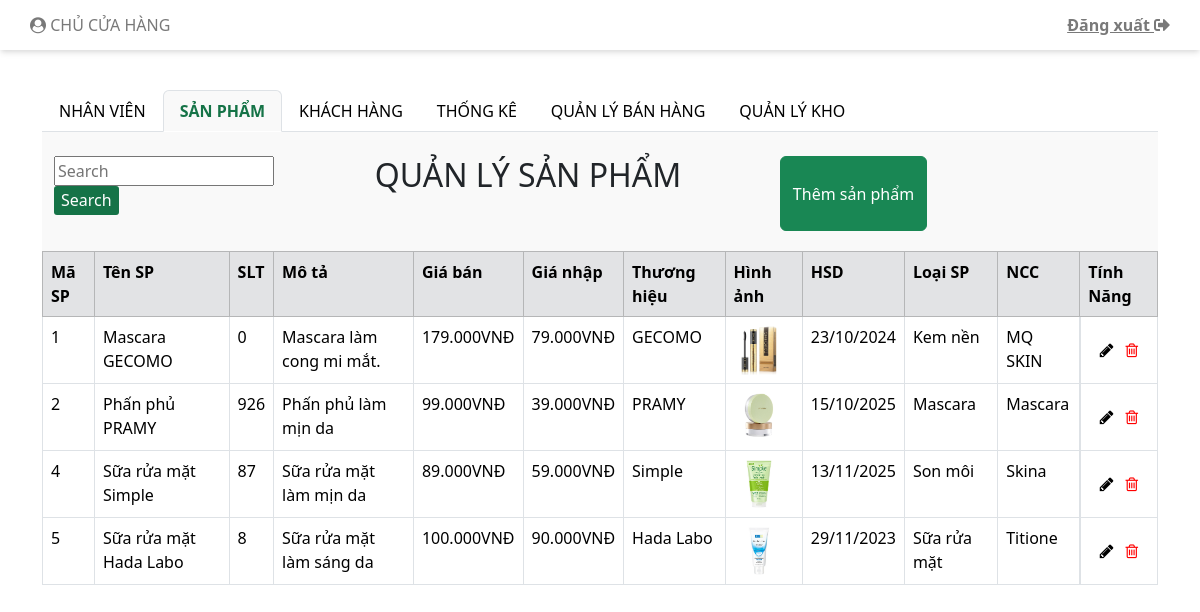
/indexAdmin.php?san-pham (signed in), run on the app's committed database.
### tables this page shows
CREATE TABLE `sanpham` (
  `MaSanPham` int(11) NOT NULL,
  `TenSanPham` varchar(100) NOT NULL,
  `SoLuongTon` int(11) NOT NULL DEFAULT 1,
  `MoTa` varchar(100) DEFAULT NULL,
  `GiaBan` double NOT NULL,
  `GiaNhap` double NOT NULL,
  `ThuongHieu` varchar(100) DEFAULT NULL,
  `HinhAnh` varchar(50) NOT NULL,
  `HanSuDung` date DEFAULT NULL,
  `LoaiSanPham` int(11) NOT NULL,
  `NhaCungCap` int(11) NOT NULL,
  `trangThai` tinyint(4) NOT NULL DEFAULT 1
);

### model/mProductAdmin.php (called while the page is built, shortened)
<?php
    include_once("connect.php");
    class MProductAdmin {
        function selectAllProducts() {
            $p = new ConnectDB();
            if ($p->connect_DB($con)) {
                $str = "SELECT * FROM sanpham";
                $tbl = mysqli_query($con, $str);
                return $tbl;
            } else {
                return false;
            }
        }
    }
?>

### model/connect.php (called while the page is built, shortened)
<?php
    class ConnectDB{
        function connect_DB(& $conn){
            $conn = mysqli_connect("localhost", "root", "", "mypham");
            if ($conn){
                mysqli_set_charset($conn, "utf8");
                return $conn;
            }else{
                return false;
            }
        }
    }
?>

### controller/cProductAdmin.php (called while the page is built, shortened)
<?php
    include_once("Model/mProductAdmin.php");
    class CProductAdmin{
        function getAllProducts(){
            $p = new MProductAdmin();
            $tbl = $p -> selectAllProducts();
            return $tbl;
        }
    }
?>

### indexAdmin.php (the view, shortened to what this page needs)
<!DOCTYPE html>
<html lang="en">
<head>
    <link rel="stylesheet" href="./css/styleAdmin.css">
    <link rel="stylesheet" href="https://use.fontawesome.com/releases/v5.8.2/css/all.css">
    <link href="https://cdn.jsdelivr.net/npm/bootstrap@5.3.2/dist/css/bootstrap.min.css" rel="stylesheet">
    <link rel="stylesheet" href="https://maxcdn.bootstrapcdn.com/font-awesome/4.7.0/css/font-awesome.min.css">
</head>
<body>
    <div class="container-fluid">
        <div class="row">
            <div class="col-md-12 header">
                <a class="navbar-brand" href="#"><i class="fa fa-user-circle" aria-hidden="true"></i> CHỦ CỬA HÀNG</a>
                <a href="?action=logout" data-toggle="tooltip" data-placement="bottom" title="ĐĂNG XUẤT"><b>Đăng xuất <i class="fas fa-sign-out-alt"></i></b></a>
            </div>
        </div>
    </div>
    <div class="container mt-3 body">
        <br>
        <ul class="nav nav-tabs">
            <li class="nav-item menu">
                <a class="nav-link <?php echo isset($_REQUEST['nhan-vien']) ? "active" : ""; ?>" href="indexAdmin.php?nhan-vien">NHÂN VIÊN</a>
            </li>
            <li class="nav-item menu">
                <a class="nav-link <?php echo isset($_REQUEST['san-pham']) ? "active" : ""; ?>" href="indexAdmin.php?san-pham">SẢN PHẨM</a>
            </li>
            <li class="nav-item menu">
                <a class="nav-link <?php echo isset($_REQUEST['khach-hang']) ? "active" : ""; ?>" href="indexAdmin.php?khach-hang">KHÁCH HÀNG</a>
            </li>
            <li class="nav-item menu">
                <a class="nav-link <?php echo isset($_REQUEST['thong-ke']) ? "active" : ""; ?>" href="indexAdmin.php?thong-ke">THỐNG KÊ</a>
            </li>
            <li class="nav-item menu">
                <a class="nav-link <?php echo isset($_REQUEST['ban-hang']) ? "active" : ""; ?>" href="indexNVBH.php">QUẢN LÝ BÁN HÀNG</a>
            </li>
            <li class="nav-item menu">
                <a class="nav-link <?php echo isset($_REQUEST['kho']) ? "active" : ""; ?>" href="indexQLKH.php">QUẢN LÝ KHO</a>
            </li>
        </ul>
        <div class="tab-content">
            <?php
            include_once("view/vProductAdmin.php");
            $c = new VProductAdmin();
            include_once("view/vCustomerAdmin.php");
            $d = new VCustomer();
            if (isset($_REQUEST['nhan-vien'])) {
                $p->viewAllEmployees();
            } elseif (isset($_REQUEST['san-pham'])) {
                $c->viewAllProducts();
            } elseif (isset($_REQUEST['khach-hang'])) {
                $d->viewAllCustomers();
            } elseif (isset($_REQUEST['btnSearchNV'])) {
                $p->viewAllEmployeeBySearch($_REQUEST['txtSearchNV']);
            } elseif (isset($_REQUEST['btnSearchSP'])) {
                $c->viewAllProductBySearch($_REQUEST['txtSearchSP']);
            } elseif (isset($_REQUEST['btnSearchKH'])) {
                $d->viewAllCustomerBySearch($_REQUEST['txtSearchKH']);
            } elseif (isset($_REQUEST["btnProdAct"])) {
                $c->showFormDelProduct();
                $c->showFormEditProduct();
            } elseif (isset($_REQUEST["btnEmpAct"])) {
                $p->showFormDelEmployee();
                $p->showFormEditEmployee();
            } elseif (isset($_REQUEST["btnCusAct"])) {
                $d->showFormDelCustomer();
            } elseif (isset($_REQUEST["thong-ke"])) {
                include("./thongke.php");
            } else {
                echo "<img class='img-admin' src='./img/admin.png' alt=''>";
            }
            ?>
        </div>
    </div>
</body>
</html>

### view/vProductAdmin.php (shortened to what this page needs)
<?php
    include_once("controller/cProductAdmin.php");
    class VProductAdmin{
        function viewAllProducts(){
            $p = new CProductAdmin();
            $tbl = $p -> getAllProducts();
            showProductAdmin($tbl);
        }
    }
    function showProductAdmin($tbl){
        if($tbl){
            if(mysqli_num_rows($tbl) >0){
                echo '
                <div id="san-pham" class="container tab-pane active"><br>
                <div class="row timKiem-them">
                    <div class="timKiem input-group mb-3 col-md-5">
                        <form action="#" method="get">
                                 <input type="text" name="txtSearchSP" size="18" placeholder = "Search" value = "';
                                 if(isset($_REQUEST["txtSearchSP"])) echo $_REQUEST["txtSearchSP"];
                                 echo '" >
                                 <input type="submit" name="btnSearchSP" class="btnCus btnCus5" value="Search">
                        </form>
                    </div>
                    <div class="timKiem col-md-4">
                        <h2>QUẢN LÝ SẢN PHẨM</h2>
                    </div>
                    <div class="timKiem themNhanVien col-md-3">
                        <button type="button" class="btn btn-success" data-bs-toggle="modal" data-bs-target="#modalThemSP">
                            Thêm sản phẩm
                        </button>
                    </div>
                </div>
                </div>
                ';
                echo "<table class='prod_tbl'> <tr>";
                    echo'
                    <table class="table table-bordered table-hover " id="myTable">
                    <thead class="table-secondary">
                        <tr class="ex" style="vertical-align: text-top;">
                            <th width="auto">Mã SP</th>
                            <th width="auto">Tên SP</th>
                            <th>SLT</th>
                            <th>Mô tả</th>
                            <th>Giá bán</th>
                            <th>Giá nhập</th>
                            <th>Thương hiệu</th>
                            <th>Hình ảnh</th>
                            <th>HSD</th>
                            <th>Loại SP</th>
                            <th>NCC</th>
                            <th class="tinh-nang">Tính Năng</th>
                        </tr>
                    </thead>
                    ';
                    while($row = mysqli_fetch_assoc($tbl)){
                        if($row["trangThai"] == 1){
                            echo "<tr >";
                            echo "<td>".$row["MaSanPham"]."</td>";
                            echo "<td>".$row["TenSanPham"]."</td>";
                            echo "<td>".$row["SoLuongTon"]."</td>";
                            echo "<td>".$row["MoTa"]."</td>";
                            echo "<td>".number_format($row["GiaBan"], 0,".", ".")."VNĐ</td>";
                            echo "<td>".number_format($row["GiaNhap"], 0,".", ".")."VNĐ</td>";
                            echo "<td>".$row["ThuongHieu"]."</td>";
                            echo "<td>"."<img src='Image/".$row["HinhAnh"]."' alt='".$row["HinhAnh"]."' width= '50px' height= '50px'>"."</td>";
                            echo "<td>".date("d/m/Y", strtotime($row["HanSuDung"]))."</td>";
                            echo "<td>";
                            if ($row["LoaiSanPham"] == 1) {
                                echo "Kem nền";
                            } elseif ($row["LoaiSanPham"] == 2) {
                                echo "Mascara";
                            } elseif ($row["LoaiSanPham"] == 3) {
                                echo "Phấn phủ";
                            } elseif ($row["LoaiSanPham"] == 4) {
                                echo "Son môi";
                            } elseif ($row["LoaiSanPham"] == 5) {
                                echo "Sữa rửa mặt";
                            } elseif ($row["LoaiSanPham"] == 6) {
                                echo "KCN";
                            } else{
                                echo "Loại khác";
                                echo"</td>";
                            }
                            echo "<td>";
                            if ($row["NhaCungCap"] == 1) {
                                echo "MQ SKIN";
                            } elseif ($row["NhaCungCap"] == 2) {
                                echo "Mascara";
                            } elseif ($row["NhaCungCap"] == 3) {
                                echo "Naunau";
                            } elseif ($row["NhaCungCap"] == 4) {
                                echo "Skina";
                            } elseif ($row["NhaCungCap"] == 5) {
                                echo "Titione";
                            } else{
                                echo "Khác";
                                echo"</td>";
                            }
                            echo "<td style = 'display: flex; justify-content: center;  padding: 20px 0;'>
                                    <form action='#' method='get'>
                                        <input type='hidden' name='MaSanPham' value='" . $row["MaSanPham"] . "'>
                                        <button class='btnCus btn2 edit' type='submit' value='edit' name= 'btnProdAct'>
                                            <i class='fa fa-pencil' aria-hidden='true'></i>
                                        </button>
                                    </form>
                                    <form action='#' method='get'onsubmit='return confirmDelete();'>
                                        <input type='hidden' name='MaSanPham' value='" . $row["MaSanPham"] . "'>
                                        <button class='btnCus btn2 delete' type='submit' value='delete' name= 'btnProdAct'>
                                            <i class='fa fa-trash-o' aria-hidden='true'></i>
                                        </button>
                                    </form>
                                </td>";
                            echo "</tr>";
                        }
                    }
                    echo "</table>";
        }else{
            echo"Không tìm thấy sản phẩm!";
            echo header("refresh: 5; url='indexAdmin.php?san-pham'");
        }
    }
    }
?>

### css/styleAdmin.css (style rules this page uses)
.timKiem-them { margin-bottom: 10px; }
.timKiem { display: flex; flex-wrap: nowrap; justify-content: center; }
#nhan-vien, #san-pham, #khach-hang { padding-bottom: 10px; }
.input-group.mb-3.col-md-5 { width: 300px; }
a { color: #000000 !important; }
.row > .header a { color: #797979 !important; height: 50px; line-height: 50px; }
.row > .header { box-shadow: rgba(0, 0, 0, 0.1) 0px 4px 6px -1px, rgba(0, 0, 0, 0.06) 0px 2px 4px -1px; display: flex; flex-wrap: nowrap; justify-content: space-between; padding: 0 30px; }
.container.tab-pane.active { background-color: #f9f9f9 !important; }
form > button.btnCus.btn2 { border: none; background: none; }
form > button.btnCus.btn2.delete { color: red !important; }
.nav-tabs .nav-item.show .nav-link, .nav-tabs .nav-link.active { border-color: var(--bs-nav-tabs-link-active-border-color); background-color: #F9F9F9 !important; color: #157347 !important; font-weight: 600; }
a { text-decoration: none; }
.btnCus.btnCus5 { border: none; background-color: #157347; color: #fff; border-radius: 3px; padding: 2px 7px 3px 7px; }

### data on the page
sanpham: MaSanPham "1", TenSanPham "Mascara GECOMO", SoLuongTon "0", MoTa "Mascara làm cong mi mắt.", GiaBan "179.000", GiaNhap "79.000", ThuongHieu "GECOMO", HinhAnh (picture), HanSuDung "23/10/2024", LoaiSanPham "Kem nền", NhaCungCap "MQ SKIN"
sanpham: MaSanPham "2", TenSanPham "Phấn phủ PRAMY", SoLuongTon "926", MoTa "Phấn phủ làm mịn da", GiaBan "99.000", GiaNhap "39.000", ThuongHieu "PRAMY", HinhAnh (picture), HanSuDung "15/10/2025", LoaiSanPham "Mascara", NhaCungCap "Mascara"
sanpham: MaSanPham "4", TenSanPham "Sữa rửa mặt Simple", SoLuongTon "87", MoTa "Sữa rửa mặt làm mịn da", GiaBan "89.000", GiaNhap "59.000", ThuongHieu "Simple", HinhAnh (picture), HanSuDung "13/11/2025", LoaiSanPham "Son môi", NhaCungCap "Skina"
sanpham: MaSanPham "5", TenSanPham "Sữa rửa mặt Hada Labo", SoLuongTon "8", MoTa "Sữa rửa mặt làm sáng da", GiaBan "100.000", GiaNhap "90.000", ThuongHieu "Hada Labo", HinhAnh (picture), HanSuDung "29/11/2023", LoaiSanPham "Sữa rửa mặt", NhaCungCap "Titione"
